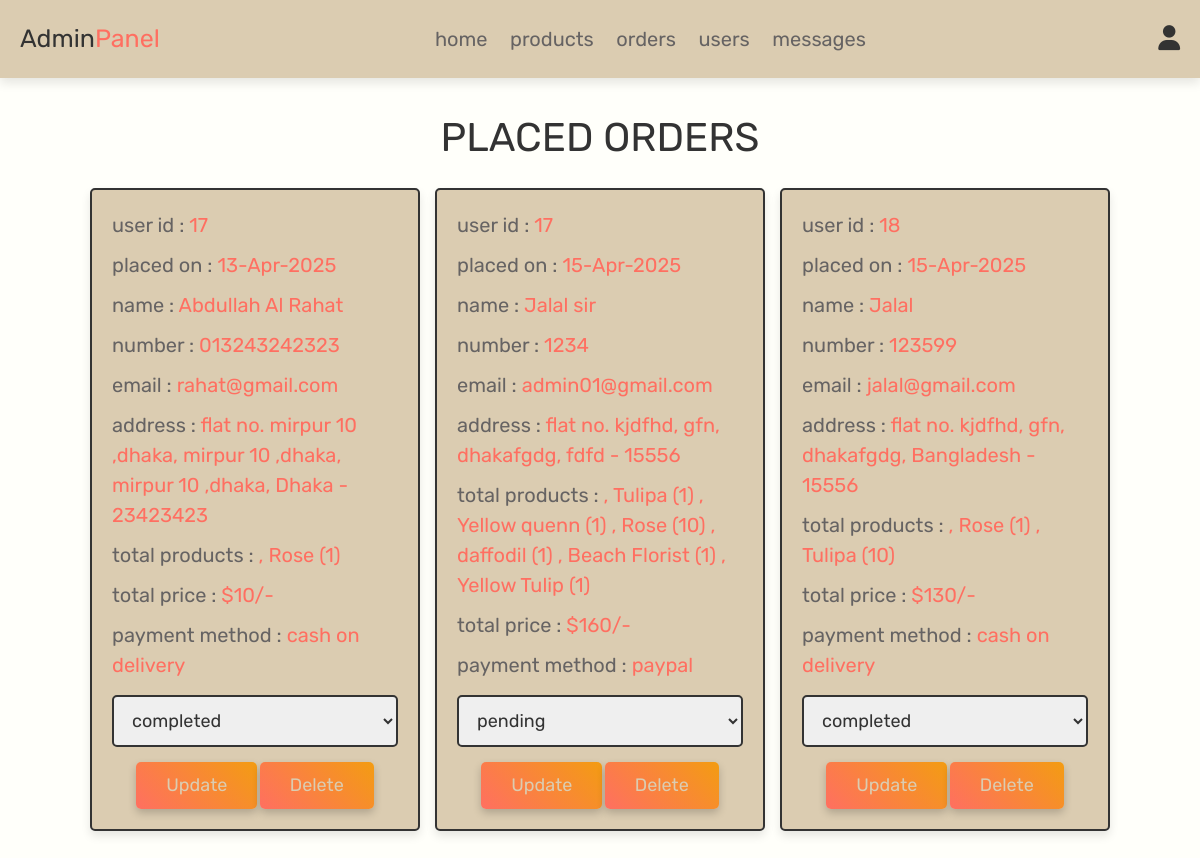
Screenshot of /admin_orders.php (signed in) with the database file from the repository.
### tables this page shows
CREATE TABLE `orders` (
  `id` int(100) NOT NULL,
  `user_id` int(100) NOT NULL,
  `name` varchar(100) NOT NULL,
  `number` varchar(12) NOT NULL,
  `email` varchar(100) NOT NULL,
  `method` varchar(50) NOT NULL,
  `address` varchar(500) NOT NULL,
  `total_products` varchar(1000) NOT NULL,
  `total_price` int(100) NOT NULL,
  `placed_on` varchar(50) NOT NULL,
  `payment_status` varchar(20) NOT NULL DEFAULT 'pending'
);

### admin_orders.php (the view, shortened to what this page needs)
<?php
@include 'config.php';
?>
<!DOCTYPE html>
<html lang="en">
<head>
   <link rel="stylesheet" href="https://cdnjs.cloudflare.com/ajax/libs/font-awesome/6.0.0/css/all.min.css">
   <link rel="stylesheet" href="https://cdnjs.cloudflare.com/ajax/libs/font-awesome/6.4.0/css/all.min.css">
   <script src="https://cdn.tailwindcss.com"></script>
   <link rel="stylesheet" href="css/admin_style.css">
</head>
<body>
<?php @include 'admin_header.php'; ?>
<section class="placed-orders">
   <h1 class="title">placed orders</h1>
   <div class="box-container">
      <?php
      $select_orders = mysqli_query($conn, "SELECT * FROM `orders`") or die('query failed');
      if(mysqli_num_rows($select_orders) > 0){
         while($fetch_orders = mysqli_fetch_assoc($select_orders)){
      ?>
      <div class="box">
         <p> user id : <span><?php echo $fetch_orders['user_id']; ?></span> </p>
         <p> placed on : <span><?php echo $fetch_orders['placed_on']; ?></span> </p>
         <p> name : <span><?php echo $fetch_orders['name']; ?></span> </p>
         <p> number : <span><?php echo $fetch_orders['number']; ?></span> </p>
         <p> email : <span><?php echo $fetch_orders['email']; ?></span> </p>
         <p> address : <span><?php echo $fetch_orders['address']; ?></span> </p>
         <p> total products : <span><?php echo $fetch_orders['total_products']; ?></span> </p>
         <p> total price : <span>$<?php echo $fetch_orders['total_price']; ?>/-</span> </p>
         <p> payment method : <span><?php echo $fetch_orders['method']; ?></span> </p>
         <form action="" method="post">
            <select name="update_payment">
               <option disabled selected><?php echo $fetch_orders['payment_status']; ?></option>
            </select>
            <input type="submit" name="update_order" value="update" class="option-btn">
            <a href="admin_orders.php?delete=<?php echo $fetch_orders['id']; ?>" class="delete-btn" onclick="return confirm('delete this order?');">delete</a>
         </form>
      </div>
      <?php
         }
      }else{
         echo '<p class="empty">no orders placed yet!</p>';
      }
      ?>
   </div>
</section>
</body>
</html>

### css/admin_style.css (style rules this page uses)
:root { --pink: #ff6f61; --red: #e74c3c; --orange: #f39c12; --black: #333; --white: #dbccb1; --light-color: #666363; --light-white: #fae2d2; --light-bg: #fffffa; --border: .2rem solid var(--black); --box-shadow: 0 .5rem 1rem rgba(0, 0, 0, .1); }
* { font-family: 'Rubik', sans-serif; margin: 0; padding: 0; box-sizing: border-box; outline: none; border: none; text-decoration: none; transition: all .3s ease; }
html { font-size: 62.5%; overflow-x: hidden; scroll-behavior: smooth; scroll-padding-top: 6.5rem; }
body { background: var(--light-bg); }
section { padding: 3rem 2rem; }
.title { text-align: center; margin-bottom: 2rem; color: var(--black); text-transform: uppercase; font-size: 4rem; }
.btn, .delete-btn, .option-btn { display: inline-block; border-radius: .5rem; margin-top: 1rem; font-size: 1.8rem; color: var(--white); cursor: pointer; padding: 1rem 3rem; text-transform: capitalize; background: linear-gradient(45deg, var(--pink), var(--orange)); box-shadow: 0 4px 8px rgba(0, 0, 0, 0.2); }
.placed-orders .box-container { display: grid; grid-template-columns: repeat(auto-fit, 33rem); gap: 1.5rem; align-items: flex-start; max-width: 1200px; margin: 0 auto; justify-content: center; }
.placed-orders .box-container .box { padding: 2rem; border: var(--border); background-color: var(--white); box-shadow: var(--box-shadow); border-radius: .5rem; }
.placed-orders .box-container .box p { margin-bottom: 1rem; font-size: 2rem; color: var(--light-color); }
.placed-orders .box-container .box p span { color: var(--pink); }
.placed-orders .box-container .box form { margin-top: 1rem; text-align: center; }
.placed-orders .box-container .box form select { width: 100%; border: var(--border); padding: 1.2rem 1.4rem; font-size: 1.8rem; color: var(--black); border-radius: .5rem; margin: .5rem 0; }

### rows the page displays
orders: user "17", placed_on "13-Apr-2025", name "Abdullah Al Rahat", number "013243242323", email "rahat@gmail.com", address "flat no. mirpur 10 ,dhaka, mirpur 10 ,dhaka, mirpur 10 ,dhaka, Dhaka - 23423423", total_products ", Rose (1)", total_price "10", method "cash on delivery", update_payment "completed"
orders: user "17", placed_on "15-Apr-2025", name "Jalal sir", number "1234", email "admin01@gmail.com", address "flat no. kjdfhd, gfn, dhakafgdg, fdfd - 15556", total_products ", Tulipa (1) , Yellow quenn (1) , Rose (10) , daffodil (1) , Beach Florist (1) , Yellow Tulip (1)", total_price "160", method "paypal", update_payment "pending"
orders: user "18", placed_on "15-Apr-2025", name "Jalal", number "123599", email "jalal@gmail.com", address "flat no. kjdfhd, gfn, dhakafgdg, Bangladesh - 15556", total_products ", Rose (1) , Tulipa (10)", total_price "130", method "cash on delivery", update_payment "completed"
